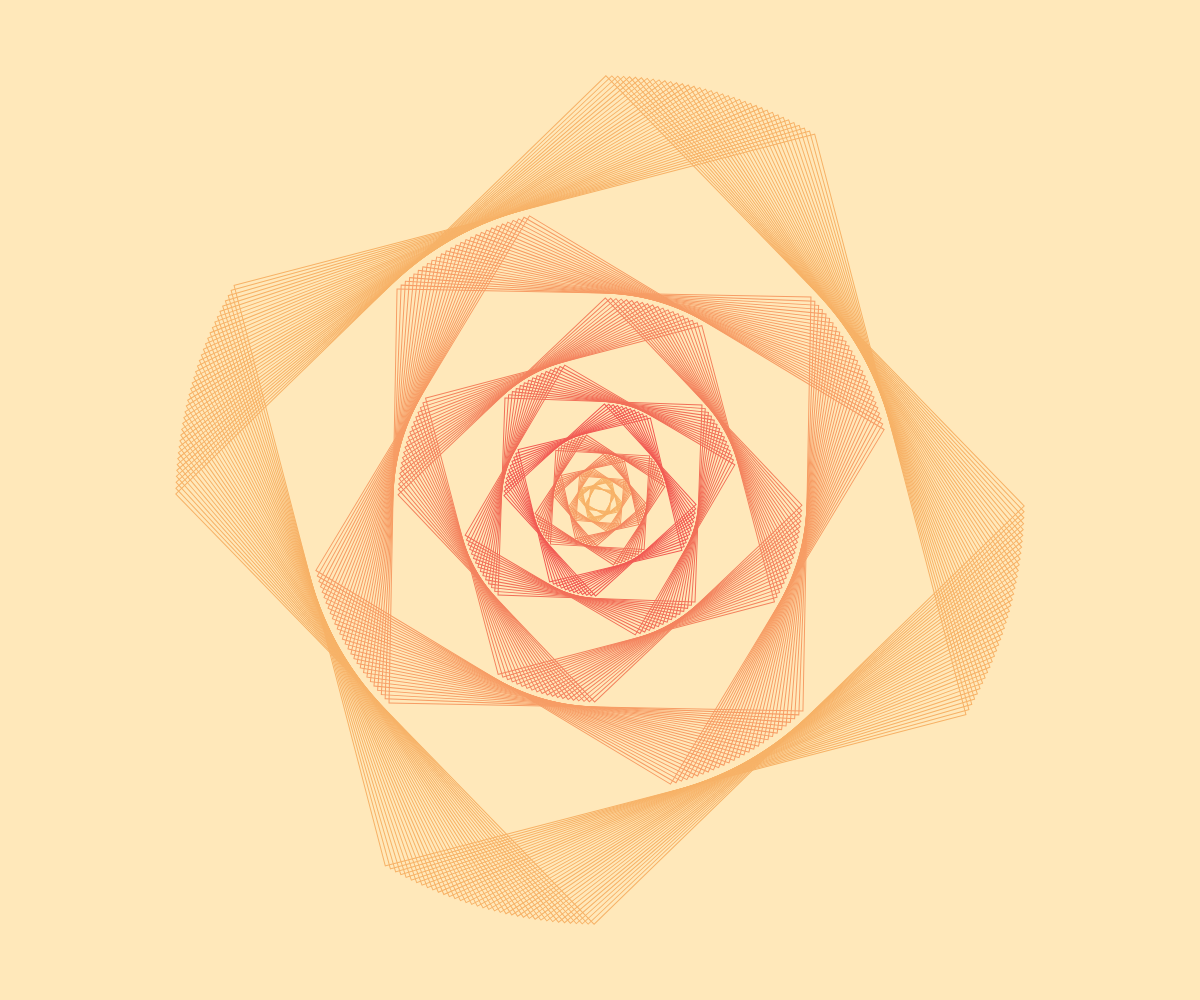
Frame 1 (no input)
Frame 60 (no input): identical to frame 1, image omitted
Frame 120 (the mouse pressed at the canvas centre since frame 60): identical to frame 1, image omitted

The p5.js sketch that drew this single still picture (run headless with seeded random() and noise() and a simulated clock; from frame 60 on, the mouse is pressed at the canvas centre):

// p5.js sketch
// ── sketch.js
let n_squares = 10;
let init_size = 0.6;
let init_angle = 45;

let palet = [
  "#f7b267",
  "#f79d65",
  "#f4845f",
  "#f27059",
  "#f25c54",
  "#f27059",
  "#f4845f",
  "#f79d65",
  "#f7b267",
]

function setup() {
  createCanvas(windowWidth, windowHeight);
  rectMode(CENTER)
  angleMode(DEGREES)
  window_size = (width > height ? height : width)
}

function draw() {
  background("#FFE8BA");
  noFill();
  stroke("#ff9f1c");

  size = init_size;
  angle = init_angle
  for (let i = 0; i < n_squares; i++) {
    stroke(palet[i % palet.length])
    draw_multiple_squares(width/2, height/2, size, angle)
    size *= 0.69;
    angle += 45;
  }

  // draw_multiple_squares(width/2, height/2, 0.4, 45)
  // draw_multiple_squares(width/2, height/2, 0.26, 90)
  // draw_multiple_squares(width/2, height/2, 0.17, 135)
  // draw_multiple_squares(width/2, height/2, 0.11, 180)
  // draw_multiple_squares(width/2, height/2, 0.07, 225)
  // draw_multiple_squares(width/2, height/2, 0.045, 270)
  
}

function draw_multiple_squares(x, y, width_percent=1, angle_pos=50, angle_size=30) {
  
  n_square = map(width_percent, 0.2, 1, 15, 60)

  push()
  translate(x, y)
  rotate(angle_pos)
  for (let i = 0; i < n_square; i++) {
    rotate(angle_size / n_square);
    square(0, 0, window_size * width_percent)
  }
  pop()
  // translate(-x, -y)
}
